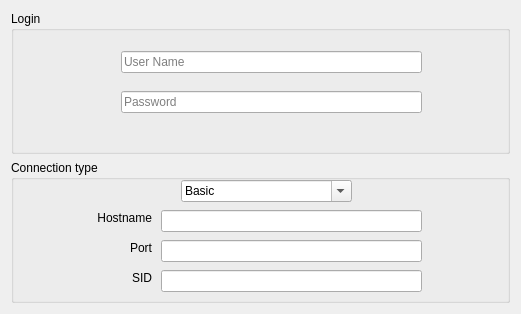
<?xml version="1.0" encoding="UTF-8"?>
<ui version="4.0">
 <class>Welcome</class>
 <widget class="QDialog" name="Welcome">
  <property name="geometry">
   <rect>
    <x>0</x>
    <y>0</y>
    <width>521</width>
    <height>314</height>
   </rect>
  </property>
  <property name="windowTitle">
   <string>Dialog</string>
  </property>
  <layout class="QGridLayout" name="gridLayout">
   <item row="0" column="0">
    <widget class="QGroupBox" name="groupBox">
     <property name="title">
      <string>Login</string>
     </property>
     <widget class="QLineEdit" name="userNameLineEdit">
      <property name="geometry">
       <rect>
        <x>110</x>
        <y>40</y>
        <width>301</width>
        <height>22</height>
       </rect>
      </property>
      <property name="layoutDirection">
       <enum>Qt::LeftToRight</enum>
      </property>
      <property name="inputMask">
       <string/>
      </property>
      <property name="text">
       <string/>
      </property>
      <property name="maxLength">
       <number>32767</number>
      </property>
      <property name="alignment">
       <set>Qt::AlignLeading|Qt::AlignLeft|Qt::AlignVCenter</set>
      </property>
      <property name="placeholderText">
       <string>User Name</string>
      </property>
     </widget>
     <widget class="QLineEdit" name="passwordLineEdit">
      <property name="geometry">
       <rect>
        <x>110</x>
        <y>80</y>
        <width>301</width>
        <height>22</height>
       </rect>
      </property>
      <property name="inputMask">
       <string/>
      </property>
      <property name="text">
       <string/>
      </property>
      <property name="placeholderText">
       <string>Password</string>
      </property>
     </widget>
     <zorder>userNameLineEdit</zorder>
     <zorder>passwordLineEdit</zorder>
     <zorder>groupBox_2</zorder>
    </widget>
   </item>
   <item row="1" column="0">
    <widget class="QGroupBox" name="groupBox_2">
     <property name="title">
      <string>Connection type</string>
     </property>
     <widget class="QComboBox" name="connTypeComboBox">
      <property name="geometry">
       <rect>
        <x>170</x>
        <y>20</y>
        <width>171</width>
        <height>22</height>
       </rect>
      </property>
      <property name="editable">
       <bool>true</bool>
      </property>
      <item>
       <property name="text">
        <string>Basic</string>
       </property>
      </item>
      <item>
       <property name="text">
        <string>TNS</string>
       </property>
      </item>
      <item>
       <property name="text">
        <string>Advenced</string>
       </property>
      </item>
     </widget>
     <widget class="QLineEdit" name="HostnameLineEdit">
      <property name="geometry">
       <rect>
        <x>150</x>
        <y>50</y>
        <width>261</width>
        <height>22</height>
       </rect>
      </property>
      <property name="frame">
       <bool>true</bool>
      </property>
     </widget>
     <widget class="QLineEdit" name="PortLineEdit">
      <property name="geometry">
       <rect>
        <x>150</x>
        <y>80</y>
        <width>261</width>
        <height>22</height>
       </rect>
      </property>
     </widget>
     <widget class="QLineEdit" name="SIDLineEdit">
      <property name="geometry">
       <rect>
        <x>150</x>
        <y>110</y>
        <width>261</width>
        <height>22</height>
       </rect>
      </property>
     </widget>
     <widget class="QLabel" name="hostnameLabel">
      <property name="geometry">
       <rect>
        <x>70</x>
        <y>50</y>
        <width>71</width>
        <height>16</height>
       </rect>
      </property>
      <property name="text">
       <string>Hostname</string>
      </property>
      <property name="alignment">
       <set>Qt::AlignRight|Qt::AlignTrailing|Qt::AlignVCenter</set>
      </property>
     </widget>
     <widget class="QLabel" name="PortLabel">
      <property name="geometry">
       <rect>
        <x>70</x>
        <y>80</y>
        <width>71</width>
        <height>16</height>
       </rect>
      </property>
      <property name="text">
       <string>Port</string>
      </property>
      <property name="alignment">
       <set>Qt::AlignRight|Qt::AlignTrailing|Qt::AlignVCenter</set>
      </property>
     </widget>
     <widget class="QLabel" name="sIDLabel">
      <property name="geometry">
       <rect>
        <x>70</x>
        <y>110</y>
        <width>71</width>
        <height>16</height>
       </rect>
      </property>
      <property name="text">
       <string>SID</string>
      </property>
      <property name="alignment">
       <set>Qt::AlignRight|Qt::AlignTrailing|Qt::AlignVCenter</set>
      </property>
     </widget>
    </widget>
   </item>
  </layout>
 </widget>
 <resources/>
 <connections/>
</ui>
